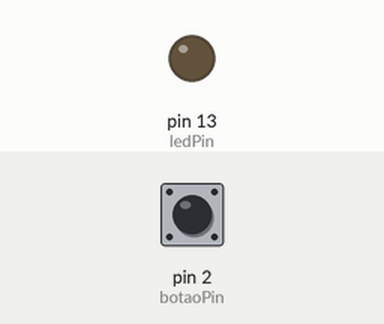
The sketch below on a simulated Arduino Uno, built with avr-gcc and run on an emulated ATmega328P. Shown: output pins drawn as LEDs (lit = HIGH). The test bench sets the inputs (shaded band); at power-on: pin 2 (botaoPin) LOW.

Above: at 1.2 s.
1.3 s: pin 2 (botaoPin) pulled HIGH for 0.15 s
At 3.6 s:
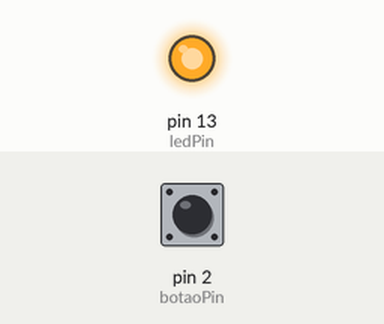
4.4 s: pin 2 (botaoPin) pulled HIGH for 1 s
8.4 s: pin 2 (botaoPin) pulled HIGH for 3.2 s
Timing chart, 0 to 20.6 s (numbered marks = the images above; inputs shaded):
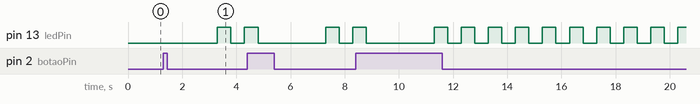

Measured:
- after the input at 1.3 s, pin 13 (ledPin): LOW → HIGH after 2.0 s, → LOW 0.50 s later, → HIGH 0.50 s later

The sketch:

atividade_2.ino
```cpp
 // Contador de cliques de botão com LED: faça um circuito que conte quantas vezes um botão é pressionado em 2s e exiba esse número piscando em um LED.
const int botaoPin = 2; // Pino do botão
const int ledPin = 13; // Pino do LED


int contador = 0;
unsigned long tempoInicial = 0;

void setup()
{
  pinMode(botaoPin, INPUT);
  pinMode(ledPin, OUTPUT);

}

void loop()
{

  if (digitalRead(botaoPin) == HIGH)
  {

    if (contador == 0)
    {
      tempoInicial = millis();
    }


    contador++;
    delay(100);
  }


  if (millis() - tempoInicial >= 2000)
  {

    for (int i = 0; i < contador; i++)
    {
      digitalWrite(ledPin, HIGH);
      delay(500);
      digitalWrite(ledPin, LOW);
      delay(500);
    }


    contador = 0;
    tempoInicial = 0;
  }
}
```
